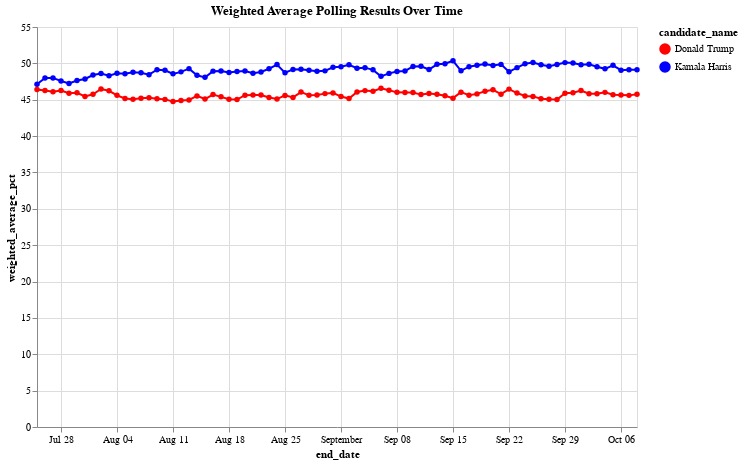

The code cell stored with this chart in its notebook:
### Markdown cell above
Let's view the plot with weight average:

### Code cell
# Create the line chart with points
# Create a customized color encoding for Trump and Harris
color_scale = alt.Scale(domain=['Donald Trump', 'Kamala Harris'], range=['red', 'blue'])

# Create the line chart with points, assigning specific colors to each candidate
chart = alt.Chart(df_weighted_averages).mark_line(point=True).encode(
    x='end_date:T',  # Temporal encoding for end_date
    y='weighted_average_pct:Q',  # Quantitative encoding for weighted averages
    color=alt.Color('candidate_name:N', scale=color_scale),  # Custom color scale for candidates
    tooltip=['end_date', 'candidate_name', 'weighted_average_pct']  # Add tooltips to show details
).properties(
    title='Weighted Average Polling Results Over Time',
    width=600,
    height=400
)

chart.show()

### Figure 1 — Vega-Lite specification as saved in the notebook (floating-point values rounded to 4 significant figures; data arrays with more than 128 entries replaced by an {"elided": "..."} marker saying what was removed)
{"config": {"view": {"continuousWidth": 300, "continuousHeight": 300}}, "data": {"name": "data-843182fae7d8b0bad07d950a487f5546"}, "mark": {"type": "line", "point": true}, "encoding": {"color": {"field": "candidate_name", "scale": {"domain": ["Donald Trump", "Kamala Harris"], "range": ["red", "blue"]}, "type": "nominal"}, "tooltip": [{"field": "end_date", "type": "temporal"}, {"field": "candidate_name", "type": "nominal"}, {"field": "weighted_average_pct", "type": "quantitative"}], "x": {"field": "end_date", "type": "temporal"}, "y": {"field": "weighted_average_pct", "type": "quantitative"}}, "height": 400, "title": "Weighted Average Polling Results Over Time", "width": 600, "$schema": "https://vega.github.io/schema/vega-lite/v5.20.1.json", "datasets": {"data-843182fae7d8b0bad07d950a487f5546": {"elided": "152 records"}}}
